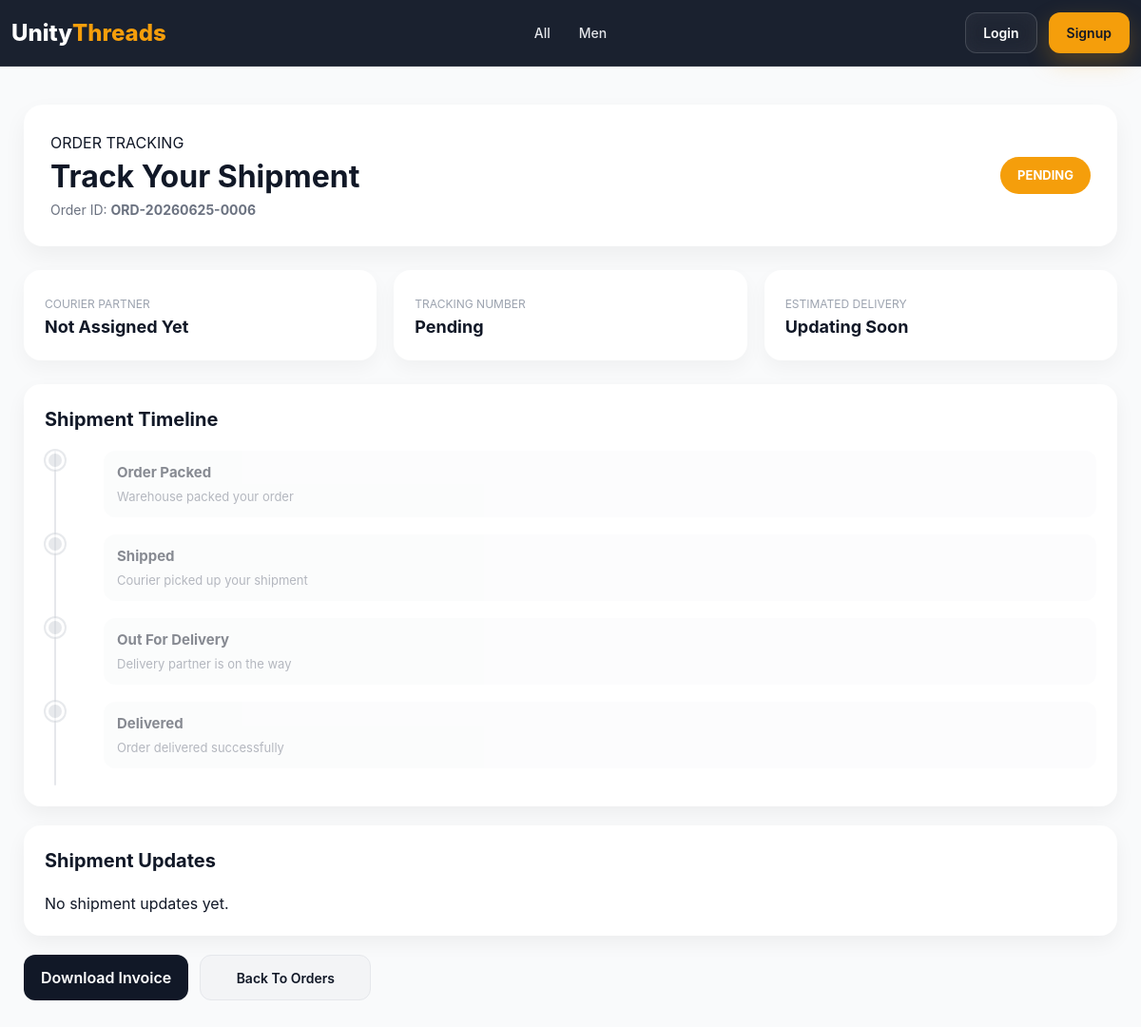
Page /orders/track/ORD-20260625-0006/ on the committed database.
### products/models.py (models this page shows, shortened)
class BaseModel(models.Model):
    created_at = models.DateTimeField(
        auto_now_add=True
    )
    updated_at = models.DateTimeField(
        auto_now=True
    )
    class Meta:
        abstract = True

class Category(BaseModel):
    name = models.CharField(
        max_length=100,
        unique=True
    )
    slug = models.SlugField(
        unique=True,
        blank=True
    )
    image = models.ImageField(
        upload_to='categories/',
        blank=True,
        null=True
    )
    is_active = models.BooleanField(default=True)
    class Meta:
        verbose_name_plural = "Categories"
        ordering = ['name']
        indexes = [
            models.Index(fields=['slug']),
            models.Index(fields=['is_active']),
        ]

### orders/models.py (models this page shows, shortened)
class Order(models.Model):
    user = models.ForeignKey(settings.AUTH_USER_MODEL, on_delete=models.CASCADE, related_name="orders")
    order_id = models.CharField(max_length=20, unique=True)
    payment_method = models.CharField(max_length=20, choices=PaymentMethod.choices, default=PaymentMethod.COD)
    payment_status = models.CharField(max_length=20, choices=PaymentStatus.choices, default=PaymentStatus.PENDING)
    status = models.CharField(max_length=30, choices=OrderStatus.choices, default=OrderStatus.PENDING)
    shipping_status = models.CharField(max_length=30, choices=ShippingStatus.choices, default=ShippingStatus.PENDING)
    subtotal = models.DecimalField(max_digits=10, decimal_places=2, default=Decimal("0.00"))
    shipping_charge = models.DecimalField(max_digits=10, decimal_places=2, default=Decimal("0.00"))
    discount = models.DecimalField(max_digits=10, decimal_places=2, default=Decimal("0.00"))
    total = models.DecimalField(max_digits=10, decimal_places=2, default=Decimal("0.00"))
    courier_partner = models.CharField(max_length=100, blank=True, null=True)
    tracking_number = models.CharField(max_length=100, blank=True, null=True)
    estimated_delivery = models.DateField(blank=True, null=True)
    shipped_at = models.DateTimeField(blank=True, null=True)
    delivered_at = models.DateTimeField(blank=True, null=True)
    payment_reference = models.CharField(max_length=100, null=True, blank=True)
    coupon = models.ForeignKey(
        "discounts.Coupon",
        on_delete=models.SET_NULL,
        null=True,
        blank=True,
        related_name="orders"
    )
    created_at = models.DateTimeField(auto_now_add=True)
    updated_at = models.DateTimeField(auto_now=True)
    refund_status = models.CharField(
        max_length=20,
        choices=[
            ("NOT_REQUESTED", "Not Requested"),
            ("REQUESTED", "Requested"),
            ("APPROVED", "Approved"),
            ("COMPLETED", "Completed"),
            ("REJECTED", "Rejected"),
        ],
        default="NOT_REQUESTED"
    )
    refund_method = models.CharField(
        max_length=20,
        choices=[
            ("UPI", "UPI"),
            ("BANK", "Bank Transfer"),
            ("WALLET", "Wallet"),
            ("CASH", "Cash Adjustment"),
        ],
        blank=True,
        null=True
    )
    refund_reference = models.CharField(
        max_length=100,
        blank=True,
        null=True
    )
    refunded_at = models.DateTimeField(
        blank=True,
        null=True
    )
    from django.utils import timezone

### orders/views.py (the view)
def track_order(request, order_id):
    order = get_object_or_404(Order, order_id=order_id)
    tracking_url = None
    if order.courier_partner == "Delhivery":
        tracking_url = f"https://www.delhivery.com/track/package/{order.tracking_number}"
    elif order.courier_partner == "Shiprocket":
        tracking_url = f"https://shiprocket.co/tracking/{order.tracking_number}"
    return render(request, "orders/track_order.html", {
        "order": order,
        "tracking_url": tracking_url
    })

### home/context_processors.py (called while the page is built)
def global_data(request):
    return {
        "categories": Category.objects.all()
    }

### orders/templates/orders/track_order.html (shortened to what this page needs)
{% load static %}
<!DOCTYPE html>
<html lang="en">
<head>
    <link rel="stylesheet"
          href="{% static 'orders/css/track_order.css' %}">
</head>
<body>
{% include 'partials/navbar.html' %}
<div class="tracking-page">
    <div class="tracking-wrapper">
        {% if order.status == "CANCELLED" %}
        <div class="cancelled-card">
            <div class="cancel-icon">
                ❌
            </div>
            <h1>
                Order Cancelled
            </h1>
            <p class="cancel-text">
                Your order
                <strong>
                    {{ order.order_id }}
                </strong>
                has been cancelled successfully.
            </p>
            <p class="refund-text">
                If payment was completed,
                refund will be processed shortly.
            </p>
            <div class="cancel-actions">
                <a href="{% url 'product_list' %}"
                   class="shop-btn">
                    Continue Shopping
                </a>
                <a href="{% url 'order_history' %}"
                   class="back-btn">
                    Back To Orders
                </a>
            </div>
        </div>
        {% else %}
        <div class="tracking-header">
            <div>
                <p class="mini-title">
                    ORDER TRACKING
                </p>
                <h1>
                    Track Your Shipment
                </h1>
                <p class="sub-text">
                    Order ID:
                    <strong>
                        {{ order.order_id }}
                    </strong>
                </p>
            </div>
            <div class="status-badge
                {% if order.shipping_status == 'DELIVERED' %}
                    delivered
                {% elif order.shipping_status == 'SHIPPED' %}
                    shipped
                {% elif order.shipping_status == 'OUT_FOR_DELIVERY' %}
                    out
                {% else %}
                    pending
                {% endif %}
            ">
                {{ order.shipping_status }}
            </div>
        </div>
        <div class="info-grid">
            <div class="info-card">
                <span>
                    Courier Partner
                </span>
                <h3 id="courierPartner">
                    {{ order.courier_partner|default:"Not Assigned Yet" }}
                </h3>
            </div>
            <div class="info-card">
                <span>
                    Tracking Number
                </span>
                <h3 id="trackingNumber">
                    {{ order.tracking_number|default:"Pending" }}
                </h3>
            </div>
            <div class="info-card">
                <span>
                    Estimated Delivery
                </span>
                <h3 id="estimatedDelivery">
                    {{ order.estimated_delivery|default:"Updating Soon" }}
                </h3>
            </div>
        </div>
        <div class="timeline-card">
            <h2>
                Shipment Timeline
            </h2>
            <div class="timeline">
                <div class="timeline-item
                ">
                    <div class="timeline-dot"></div>
                    <div class="timeline-content">
                        <h4>
                            Order Packed
                        </h4>
                        <p>
                            Warehouse packed your order
                        </p>
                    </div>
                </div>
                <div class="timeline-item
                ">
                    <div class="timeline-dot"></div>
                    <div class="timeline-content">
                        <h4>
                            Shipped
                        </h4>
                        <p>
                            Courier picked up your shipment
                        </p>
                    </div>
                </div>
                <div class="timeline-item
                ">
                    <div class="timeline-dot"></div>
                    <div class="timeline-content">
                        <h4>
                            Out For Delivery
                        </h4>
                        <p>
                            Delivery partner is on the way
                        </p>
                    </div>
                </div>
                <div class="timeline-item
                ">
                    <div class="timeline-dot"></div>
                    <div class="timeline-content">
                        <h4>
                            Delivered
                        </h4>
                        <p>
                            Order delivered successfully
                        </p>
                    </div>
                </div>
            </div>
        </div>
        <div class="activity-card">
            <h2>
                Shipment Updates
            </h2>
            {% for event in order.events.all %}
            <div class="activity-item">
                <div class="activity-dot"></div>
                <div class="activity-content">
                    <h4>
                        {{ event.status }}
                    </h4>
                    <p>
                        {{ event.message }}
                    </p>
                    <span>
                        {{ event.created_at }}
                    </span>
                </div>
            </div>
            {% empty %}
            <p class="empty-text">
                No shipment updates yet.
            </p>
            {% endfor %}
        </div>
        <div class="action-buttons">
            <a href="{% url 'download_invoice' order.order_id %}"
               class="invoice-btn">
                Download Invoice
            </a>
            <a href="{% url 'order_history' %}"
               class="back-btn">
                Back To Orders
            </a>
        </div>
        {% endif %}
    </div>
</div>
</body>
</html>

### home/templates/partials/navbar.html (shortened to what this page needs)
{% load static %}
<link rel="stylesheet" href="{% static 'home/css/navbar.css' %}">
<header class="header" id="header">
    <a href="/" class="logo">
        Unity<span>Threads</span>
    </a>
      <nav class="nav" id="nav">
    <a href="{% url 'product_list' %}">All</a>
    {% for category in categories %}
        <a href="{% url 'product_list' %}?category={{ category.slug }}">
            {{ category.name }}
        </a>
    {% endfor %}
</nav>
    <div class="nav-actions">
        {% if not request.user.is_authenticated %}
        <div class="auth-buttons" id="guestMenu">
            <a href="{% url 'login' %}" class="login-btn">Login</a>
            <a href="{% url 'signup' %}" class="signup-btn">Signup</a>
        </div>
        {% endif %}
    </div>
</header>

### orders/static/orders/css/track_order.css (style rules this page uses)
* { margin: 0; padding: 0; box-sizing: border-box; }
body { font-family: Arial, sans-serif; background: #f3f4f6; color: #111827; line-height: 1.5; padding-top: 70px; }
.tracking-page { padding: 40px 20px; }
.tracking-wrapper { max-width: 1150px; margin: auto; }
.tracking-header { background: #fff; border-radius: 20px; padding: 28px; display: flex; justify-content: space-between; align-items: center; gap: 20px; flex-wrap: wrap; margin-bottom: 25px; box-shadow: 0 10px 25px rgba(0,0,0,0.05); }
.tracking-header h1 { font-size: 32px; color: #111827; }
.sub-text { color: #6b7280; font-size: 14px; }
.status-badge { padding: 10px 18px; border-radius: 30px; font-size: 13px; font-weight: 700; color: #fff; text-transform: uppercase; }
.status-badge.pending { background: #f59e0b; }
.info-grid { display: grid; grid-template-columns: repeat(3, 1fr); gap: 18px; margin-bottom: 25px; }
.info-card { background: #fff; border-radius: 18px; padding: 22px; box-shadow: 0 8px 20px rgba(0,0,0,0.04); }
.info-card span { font-size: 12px; color: #9ca3af; text-transform: uppercase; }
.info-card h3 { font-size: 18px; }
.timeline-card, .activity-card { background: #fff; border-radius: 18px; padding: 22px; margin-bottom: 20px; box-shadow: 0 8px 20px rgba(0,0,0,0.05); }
.timeline-card h2, .activity-card h2 { font-size: 20px; margin-bottom: 18px; }
.timeline { position: relative; padding-left: 28px; }
.timeline::before { content: ""; position: absolute; left: 10px; top: 0; width: 2px; height: 100%; background: #e5e7eb; border-radius: 10px; }
.timeline-item { position: relative; display: flex; gap: 14px; padding-bottom: 18px; opacity: 0.5; transition: 0.25s ease; }
.timeline-dot { width: 20px; height: 20px; border-radius: 50%; background: #d1d5db; border: 3px solid #fff; box-shadow: 0 0 0 2px #d1d5db; flex-shrink: 0; position: relative; left: -27px; }
.timeline-content { background: #f9fafb; padding: 12px 14px; border-radius: 12px; width: 100%; }
.timeline-content h4 { font-size: 15px; margin-bottom: 4px; }
.timeline-content p { font-size: 13px; color: #6b7280; }
.action-buttons { display: flex; gap: 12px; flex-wrap: wrap; }
.track-btn, .invoice-btn, .back-btn, .shop-btn { padding: 12px 18px; border-radius: 12px; font-weight: 600; text-decoration: none; }
.invoice-btn { background: #111827; color: #fff; }
.back-btn { background: #fff; border: 1px solid #d1d5db; color: #111827; }
.shop-btn, .back-btn { display: inline-flex; align-items: center; justify-content: center; padding: 12px 18px; border-radius: 12px; font-size: 14px; font-weight: 600; text-decoration: none; min-width: 180px; transition: all 0.25s ease; }
.back-btn { background: #f3f4f6; color: #111827; border: 1px solid #e5e7eb; }

### home/static/home/css/navbar.css (style rules this page uses)
* { margin: 0; padding: 0; box-sizing: border-box; }
body { font-family: Inter, Arial, sans-serif; background: #f9fafb; color: #111827; }
html { scroll-behavior: smooth; }
.header { z-index: 10000; position: fixed; top: 0; left: 0; width: 100%; height: 70px; display: flex; align-items: center; background: rgba(17, 24, 39, 0.96); backdrop-filter: blur(14px); border-bottom: 1px solid rgba(255, 255, 255, 0.08); z-index: 999999; }
.logo { font-size: 24px; font-weight: 800; color: #fff; text-decoration: none; display: flex; align-items: center; padding-left: 12px; }
.logo span { color: #f59e0b; }
.nav { position: absolute; left: 50%; transform: translateX(-50%); display: flex; align-items: center; gap: 10px; }
.nav a { color: #e5e7eb; text-decoration: none; font-size: 14px; font-weight: 500; padding: 6px 10px; border-radius: 8px; transition: 0.2s ease; white-space: nowrap; }
.nav-actions { margin-left: auto; display: flex; align-items: center; gap: 10px; padding-right: 12px; }
.auth-buttons { display:flex; align-items:center; gap:12px; }
.auth-buttons a { text-decoration:none; padding:10px 18px; border-radius:12px; font-size:14px; font-weight:600; transition:0.25s ease; display:flex; align-items:center; justify-content:center; }
.login-btn { color:#ffffff; border:1px solid rgba(255,255,255,0.15); background:rgba(255,255,255,0.06); backdrop-filter:blur(10px); }
.signup-btn { background:#f59e0b; color:#111827; border:1px solid transparent; box-shadow: 0 10px 25px rgba(245,158,11,0.25); }

### rows in the picture
Category: name "Men"
Order: order_id "ORD-20260625-0006", shipping_status "PENDING", courier_partner "Not Assigned Yet", tracking_number "Pending", estimated_delivery "Updating Soon"
